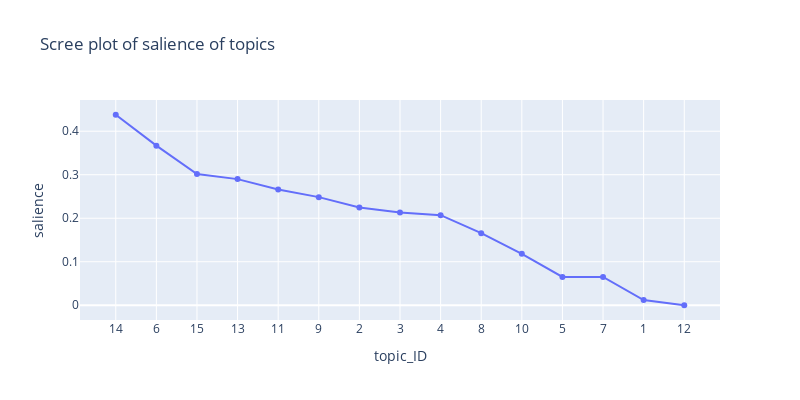

Source (notebook cell):
### Code cell
fig_L1 = px.line(df_salient_topic, x = 'topic_ID', y = 'salience', title="Scree plot of salience of topics")
fig_L1.update_layout(autosize=False, width=800, height=400)
fig_L1.update_traces(mode = "lines + markers")
fig_L1.show()

### Figure 1 — Plotly figure (JSON) as saved in the notebook; plotly's stock layout.template omitted (floating-point values rounded to 4 significant figures)
{"data": [{"hovertemplate": "topic_ID=%{x}<br>salience=%{y}<extra></extra>", "legendgroup": "", "line": {"color": "#636efa", "dash": "solid"}, "mode": "lines+markers", "name": "", "orientation": "v", "showlegend": false, "type": "scatter", "x": ["14", "6", "15", "13", "11", "9", "2", "3", "4", "8", "10", "5", "7", "1", "12"], "xaxis": "x", "y": [0.4379, 0.3669, 0.3018, 0.2899, 0.2663, 0.2485, 0.2249, 0.213, 0.2071, 0.1657, 0.1183, 0.06509, 0.06509, 0.01183, 0], "yaxis": "y"}], "layout": {"autosize": false, "height": 400, "legend": {"tracegroupgap": 0}, "title": {"text": "Scree plot of salience of topics"}, "width": 800, "xaxis": {"anchor": "y", "domain": [0, 1], "title": {"text": "topic_ID"}}, "yaxis": {"anchor": "x", "domain": [0, 1], "title": {"text": "salience"}}}}
